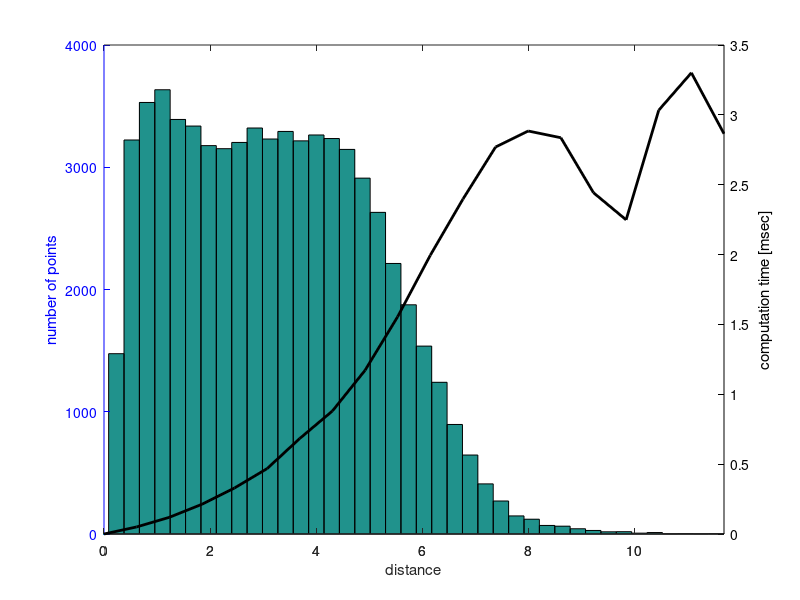
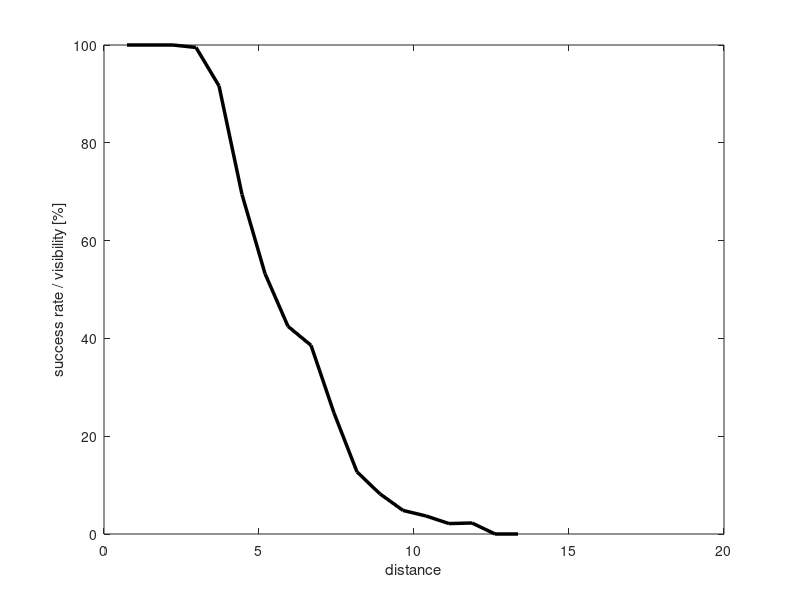
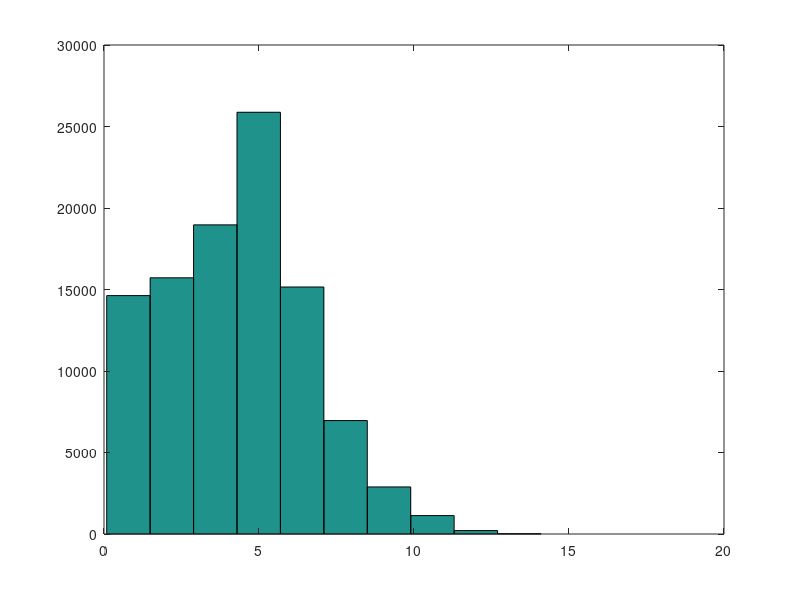

Write MATLAB code to recreate these figures, in order.
% In this test, I test the RBS local connection with APC projection.
% This test is for a 20 DOF planar CKC with [-180,180] joint limits while
% using the maximum 20 passive chains available.
% Random start and goal configurations are sampled and tested for
% connection. The sampling strategy is sampling a feasible point, sampling
% a random point and choping it from the first point, projecting and
% checking local connection.
% The success rate is also tracked to calculate visibility.
% last updated: 08/17/17

% Uses test_rbs_pcs.cpp
% pcs_rbs_verification.txt with seed: 1502896720
% Results in the above files in this form:
% f << {success} << " " << {path verified} << " " << {distance between confs.} << " " << rbs_time << endl;

clear all
clc

D = load('pcs_rbs_verification.txt');

%% Verification

suc = D(:,1)==1;
verf = D(:,2)==1;

disp(['Results of ' num2str(size(D,1)) ' local-connection queries.']);

disp(['Percent of successful local-connections that were verified: ' num2str(sum(verf & suc)/sum(suc)*100) '%']);

%%

disp(['Avg. runtime for successful local-connection: ' num2str(mean(D(suc,4))*1e3)  ' +/- ' num2str(std(D(suc,4))/sqrt(size(D(suc,4),1))*1e3) ' msec ']);
disp(['Avg. runtime for failed local-connection: ' num2str(mean(D(~suc,4))*1e3)  ' +/- ' num2str(std(D(suc,4))/sqrt(size(D(~suc,4),1))*1e3) ' msec ']);

disp(['Success rate/visibility for the RBS: ' num2str(sum(suc)/size(D,1)*100) '%']);

%% Runtime

clear td d
Dd = D(suc,3);
Td = D(suc,4);
max_d = max(Dd);
d = linspace(0, max_d, 20);
for i = 2:length(d)
    M = Td(Dd>=d(i-1) & Dd<d(i));
    td(i) = mean(M);
end
td(1) = 0;

figure(1)
hist(Dd, 40);
hold on
[hAx,hLine1,hLine2] = plotyy(0,0,d, td*1000);
hold off
set(hLine2,'color','k','linewidth',2)
set(hAx,{'ycolor'},{'b';'k'})
xlabel('distance');
ylabel(hAx(1),'number of points');
ylabel(hAx(2),'computation time [msec]');
% ylim(hAx(1),[0 2500]);
% ylim(hAx(2),[0 0.12]);

%% Check uniformity

figure(3)
hist(D(:,3));

%% Visibility

clear V d
Dd = D(:,3);
max_d = max(Dd);
d = linspace(0, max_d, 20);
for i = 2:length(d)
    S = D(D(:,3)>=d(i-1) & D(:,3)<d(i), 1);
    V(i-1) = sum(S)/length(S) * 100;
end
% V(1) = 100;

figure(2)
plot(d(2:end), V,'-k','linewidth',2.5);
xlabel('distance');
ylabel('success rate / visibility [%]');